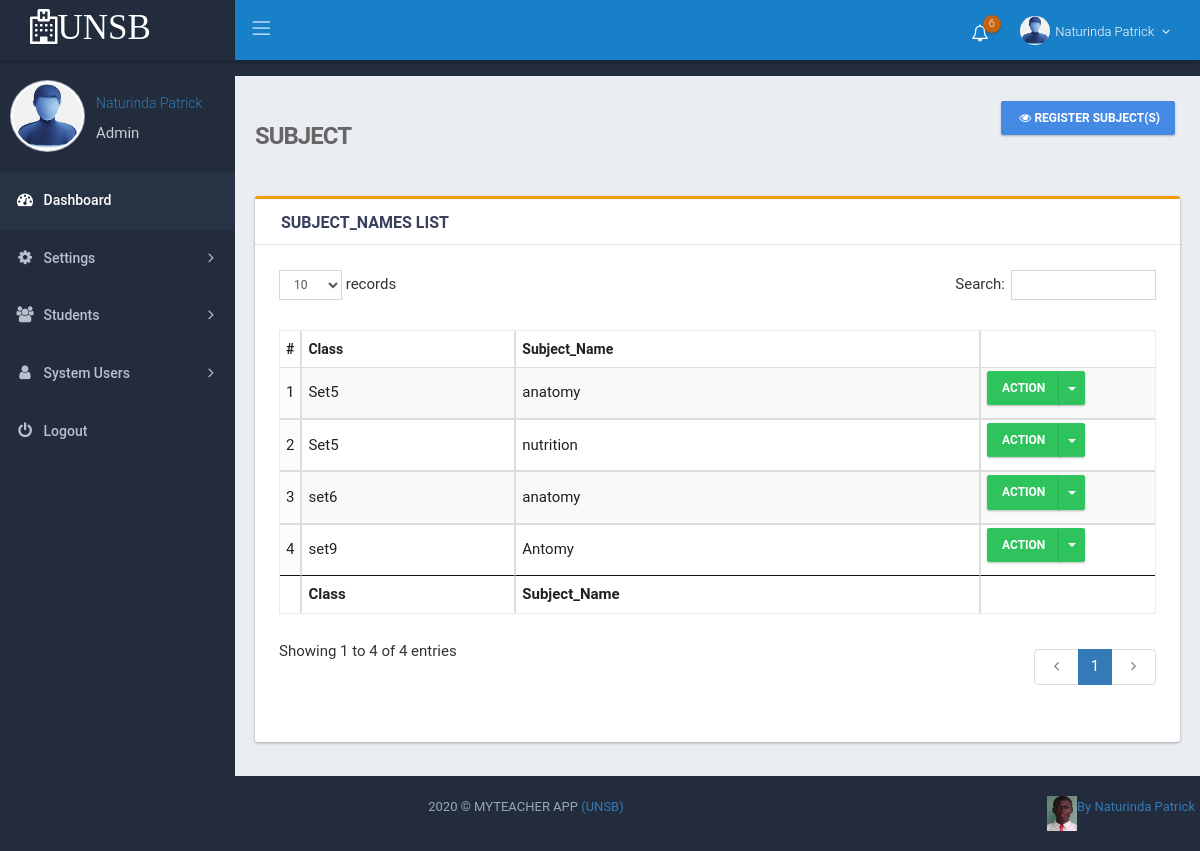
/index.php?page=subject&mode=registered (signed in), run on the app's committed database.
### tables this page shows
CREATE TABLE IF NOT EXISTS `subject` (
  `Id` int(11) NOT NULL AUTO_INCREMENT,
  `Subject_Name` varchar(100) DEFAULT NULL,
  `Class_Id` int(11) DEFAULT NULL,
  `Status` int(11) DEFAULT 1,
  PRIMARY KEY (`Id`)
);

### classes/DB.php (called while the page is built, shortened)
<?php
class DB {
    private static $_instance = null;
    private $_pdo,
            $_query,
            $_error = false,
            $_result,
            $_options,
            $_dropQuery,
            $_columnName,
            $_ipNumber = null,
            $_count = 0,
            $_ugxAmount,
            $_grade, $_comment;
    private function __construct() {
        try {
            $this->_pdo = new PDO('mysql:host=' . Config::get('mysql/host') . ';dbname=' . Config::get('mysql/db'), Config::get('mysql/username'), Config::get('mysql/password'));
        } catch (PDOException $exc) {
            die($exc->getMessage());
        }
    }
    public static function getInstance() {
        if (!isset(self::$_instance)) {
            self::$_instance = new DB();
        }
        return self::$_instance;
    }
    public function query($sql, $params = array()) {
        if ($this->_query = $this->_pdo->prepare($sql)) {
            if ($this->_query->execute()) {
                $this->_result = $this->_query->fetchAll(PDO::FETCH_OBJ);
                $this->_count = $this->_query->rowCount();
            } else {
                print_r($this->_query->errorInfo());
                $this->_error = true;
            }
        }
        return $this;
    }
    public function results() {
        return $this->_result;
    }
    public function count() {
        return $this->_count;
    }
    public function checkRows($sql) {
        $this->_query = $this->query($sql);
        if ($this->count() > 0) {
            return TRUE;
        } else {
            return FALSE;
        }
    }
    public function querySample($sql) {
        if ($this->_query = $this->_pdo->prepare($sql)) {
            if ($this->_query->execute()) {
                $this->_result = $this->_query->fetchAll(PDO::FETCH_OBJ);
                $this->_count = $this->_query->rowCount();
            } else {
                print_r($this->_query->errorInfo());
                $this->_error = true;
            }
        }
        return $this->_result;
    }
    public function displayTableColumnValue($sql, $tbl_col_name) {
        $this->_columnName = "";
        $this->_query = $this->query($sql);
        foreach ($this->_query->results() as $result) {
            $this->_columnName = $result->$tbl_col_name;
        }
        return $this->_columnName;
    }
}
?>

### core/init.php (called while the page is built, shortened)
<?php
spl_autoload_register(function($class) {
    if (file_exists('classes/' . $class . '.php')) {
        return TRUE;
    }
    return FALSE;
});
?>

### classes/Config.php (called while the page is built)
<?php
class Config{
    public static function get($path=null){
        if($path){
            $config=$GLOBALS['config'];
            $path =  explode('/', $path);
            foreach ($path as $bit)
            {
                if(isset($config[$bit]))
                {
                    $config=$config[$bit];
                }
            }
            return $config;
        }
        return false;
    }
}
?>

### pages/settings/subject.php (the view, shortened to what this page needs)
<!DOCTYPE html>
<html lang="en">
    <head>
        <?php include_once 'includes/header_css.php'; ?>
    </head>
    <body class="page-header-fixed sidemenu-closed-hidelogo page-content-white page-md header-blue">
        <div class="page-wrapper">
            <?php include_once 'includes/header_menu.php'; ?>
            <div class="page-container">
                <?php
                include_once 'includes/side_menu.php';
                if (isset($_GET['mode'])) {
                    echo $mode = $_GET['mode'];
                    $hidden2 = "";
                    if ($mode == 'register') {
                        $hidden = "";
                        $hidden2 = "hidden";
                        $class_width = "col-md-7";
                        $limit = "limit 10";
                    } else {
                        $hidden2 = "";
                        $limit = "";
                    }
                }
                ?>
                <div class="page-content-wrapper">
                    <div class="page-content">
                        <div class="page-bar">
                            <div class="page-title-breadcrumb">
                                <div class=" pull-left">
                                    <div class="page-title">Subject</div>
                                </div>
                                <div class="actions panel_actions pull-right">
                                    <a class="btn btn-primary" href="index.php?page=<?php echo "subject" . '&mode=' . $modez = ($mode == 'registered') ? 'register' : 'registered'; ?>"><i class="fa fa-eye"></i><?php echo $modez = ($mode == 'registered') ? 'Register' : 'Registered'; ?> Subject(s)</a>
                                </div>
                            </div>
                        </div>
                        <div class="row">
                                                    <?php
                                                    $qstn_list = DB::getInstance()->querySample("select * from class ORDER BY Id");
                                                    ?>
                            <div  class="col-md-12" <?php echo $hidden2; ?>>
                                <div class="card card-topline-yellow">
                                    <div class="card-head">
                                        <header><?php echo $modez = ($mode == 'registered') ? '' : 'Last entered 10 '; ?>Subject_Names List</header>
                                    </div>
                                    <div class="card-body " id="bar-parent">
                                        <?php
                                        $querySubject_Name = 'SELECT * FROM subject WHERE Status=1 ORDER BY Id' . $limit;
                                        if (DB::getInstance()->checkRows($querySubject_Name)) {
                                            ?>
                                            <table id="example1" class="table table-bordered table-striped">
                                                <thead>
                                                    <tr>
                                                        <th style="width: 1%;">#</th>
                                                        <th >Class</th>
                                                        <th >Subject_Name</th>
                                                        <th style="width: 20%;"></th>
                                                    </tr>
                                                </thead>
                                                <tbody>
                                                    <?php
                                                    $data_got = DB::getInstance()->querySample($querySubject_Name);
                                                    $no = 1;
                                                    foreach ($data_got as $Subject_Namex) {
                                                        ?>
                                                        <tr>
                                                            <td style="width: 1%;"><?php echo $no; ?></td>
                                                            <td><?php echo DB::getInstance()->displayTableColumnValue("select Class_Name from class where Id='$Subject_Namex->Class_Id' ", "Class_Name") ?></td>
                                                            <td><?php echo $Subject_Namex->Subject_Name; ?></td>
                                                            <td style="width: 20%;">
                                                                <div class="btn-group xs">
                                                                    <button type="button" class="btn btn-success">Action</button>
                                                                    <button type="button" class="btn btn-success  dropdown-toggle" data-toggle="dropdown">
                                                                        <span class="caret"></span>
                                                                    </button>
                                                                </div>
                                                            </td>
                                                    </tr>
                                                    <?php
                                                    $no++;
                                                }
                                                ?>
                                                </tbody>
                                                <tfoot>
                                                    <tr>
                                                        <th></th>
                                                        <th>Class</th>
                                                        <th>Subject_Name</th>
                                                        <th></th>
                                                    </tr>
                                                </tfoot>
                                            </table>
                                            <?php
                                        } else {
                                            echo '<div class="alert alert-danger">No Subject registered</div>';
                                        }
                                        ?>
                                    </div>
                                </div>
                            </div>
                        </div>
                    </div>
                </div>
            </div>
            <?php include_once 'includes/footer.php'; ?>
        </div>
    </body>
</html>

### css/style.css (style rules this page uses)
* { -webkit-box-sizing: border-box; -moz-box-sizing: border-box; box-sizing: border-box; }
.fa { display: inline-block; font: normal normal normal 14px/1 FontAwesome; font-size: inherit; -webkit-font-smoothing: antialiased; -moz-osx-font-smoothing: grayscale; transform: translate(0, 0); }

### css/responsive.css (style rules this page uses)
@media (min-width:992px) { .page-content-wrapper { float: left; width: 100% } }
@media (min-width:992px) { .page-content-wrapper .page-content { margin-left: 235px; margin-top: 0; min-height: 600px; padding: 25px 20px 10px } }

### data on the page
subject: Class_Id "Set5", Subject_Name "anatomy"
subject: Class_Id "Set5", Subject_Name "nutrition"
subject: Class_Id "set6", Subject_Name "anatomy"
subject: Class_Id "set9", Subject_Name "Antomy"

### other printed values
$HOSPITAL_NAME_ABREV "UNSB"
DB::getInstance()->countElements("select * from policy_codes") "6"
$_SESSION['hospital_staff_names'] "Naturinda Patrick"
$_SESSION['hospital_role'] "Admin"
$modez = ($mode == 'registered') ? 'Register' : 'Registered' "REGISTER"
$hospital_main_title "MYTEACHER APP"
